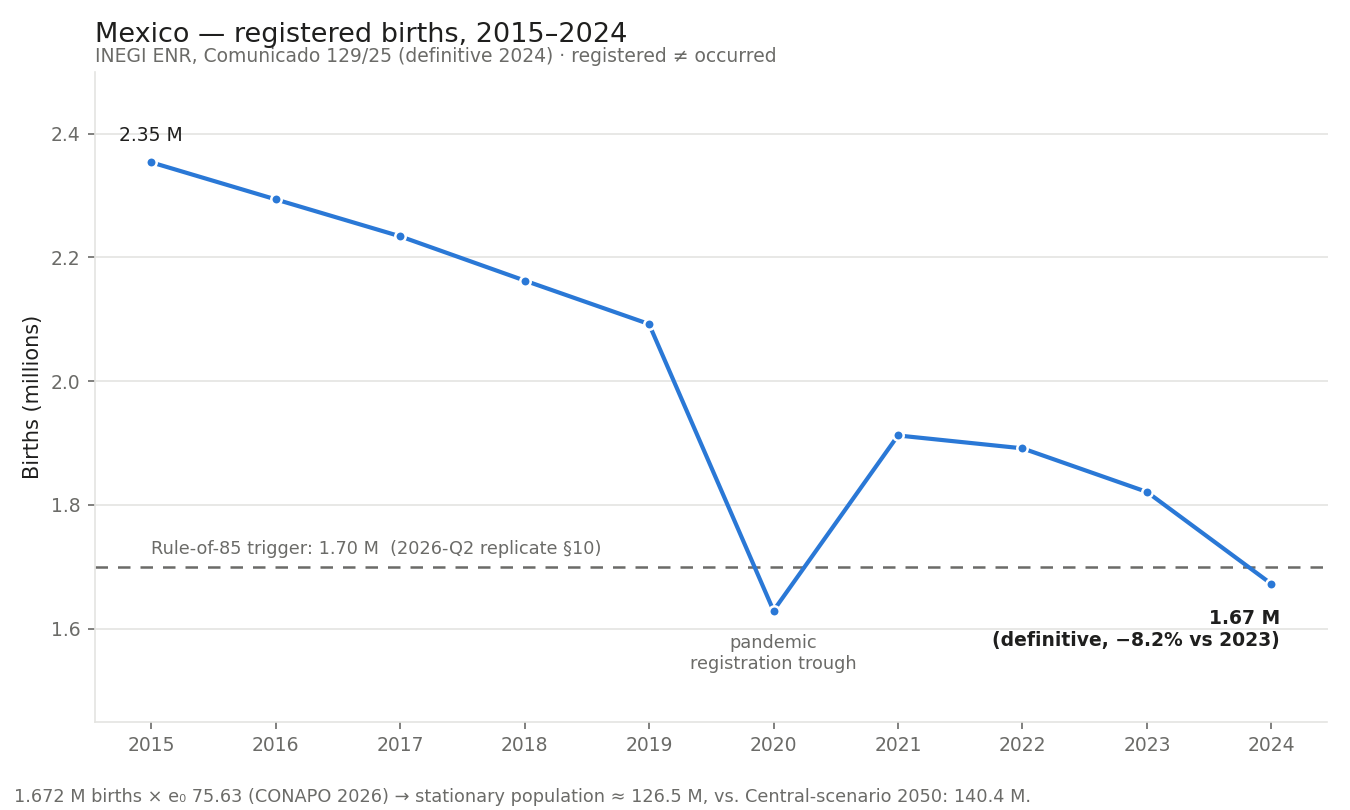

The Python source for this figure:
"""
Mexico registered births, 2015-2024 (ENR definitive) — 2026-Q3 companion plot.

Data: INEGI, Estadistica de Nacimientos Registrados (ENR), series as
published in Comunicado de prensa 129/25 (25 sep 2025), grafica 1.
Registered (not occurred) births; the 2020 trough is dominated by
pandemic registration disruption, and the 2021-2022 rebound includes
late registrations of 2020 births.

The dashed reference line marks the 1.70 M Rule-of-85 trigger set by the
2026-Q2 replicate §10: below it, the long-run stationary population
(births x e0) falls materially under the Central-scenario 2050
projection. The 2024 definitive figure (1.672 M) breached it — the
load-bearing finding of the 2026-Q3 replicate.

Run from the dalila env:
    ~/miniforge3/envs/dalila/bin/python mex_births_registered.py
"""

from pathlib import Path

import matplotlib.pyplot as plt

HERE = Path(__file__).parent
OUT_PNG = HERE / "mex_births_registered.png"

# INEGI ENR, Comunicado 129/25, grafica 1 (registered births)
YEARS = list(range(2015, 2025))
BIRTHS = [
    2_353_596, 2_293_708, 2_234_039, 2_162_535, 2_092_214,
    1_629_211, 1_912_178, 1_891_388, 1_820_888, 1_672_227,
]

TRIGGER_M = 1.70  # Q2 replicate §10 Rule-of-85 sensitivity threshold

SERIES = "#2a78d6"     # single-series blue (light surface)
INK = "#1f1f1e"        # primary text
MUTED = "#6b6b68"      # secondary text / reference elements
GRID = "#e4e4e1"


def main() -> None:
    births_m = [b / 1e6 for b in BIRTHS]

    fig, ax = plt.subplots(figsize=(9, 5.4), dpi=150)

    ax.axhline(TRIGGER_M, color=MUTED, lw=1.2, ls=(0, (5, 4)), zorder=1)
    ax.annotate("Rule-of-85 trigger: 1.70 M  (2026-Q2 replicate §10)",
                xy=(2015.0, TRIGGER_M), xytext=(0, 6),
                textcoords="offset points", color=MUTED, fontsize=8.5)

    ax.plot(YEARS, births_m, color=SERIES, lw=2, zorder=3,
            marker="o", ms=5, mfc=SERIES, mec="white", mew=1.2)

    # Selective direct labels: endpoints + the breach year only.
    ax.annotate(f"{births_m[0]:.2f} M", xy=(YEARS[0], births_m[0]),
                xytext=(0, 10), textcoords="offset points",
                ha="center", color=INK, fontsize=9)
    ax.annotate(f"{births_m[-1]:.2f} M\n(definitive, −8.2% vs 2023)",
                xy=(YEARS[-1], births_m[-1]), xytext=(4, -30),
                textcoords="offset points", ha="right",
                color=INK, fontsize=9, fontweight="bold")
    ax.annotate("pandemic\nregistration trough", xy=(2020, births_m[5]),
                xytext=(0, -28), textcoords="offset points",
                ha="center", color=MUTED, fontsize=8.5)

    ax.set_title("Mexico — registered births, 2015–2024",
                 loc="left", fontsize=13, color=INK, pad=14)
    ax.text(0, 1.015, "INEGI ENR, Comunicado 129/25 (definitive 2024) · registered ≠ occurred",
            transform=ax.transAxes, color=MUTED, fontsize=9)

    ax.set_ylabel("Births (millions)", color=INK, fontsize=10)
    ax.set_xticks(YEARS)
    ax.set_ylim(1.45, 2.5)
    ax.tick_params(colors=MUTED, labelsize=9)
    ax.grid(axis="y", color=GRID, lw=0.8)
    ax.set_axisbelow(True)
    for side in ("top", "right"):
        ax.spines[side].set_visible(False)
    for side in ("left", "bottom"):
        ax.spines[side].set_color(GRID)

    fig.text(0.01, 0.01,
             "1.672 M births × e₀ 75.63 (CONAPO 2026) → stationary population ≈ 126.5 M, "
             "vs. Central-scenario 2050: 140.4 M.",
             color=MUTED, fontsize=8.5)

    fig.tight_layout(rect=(0, 0.04, 1, 1))
    fig.savefig(OUT_PNG, facecolor="white")
    print(f"Wrote {OUT_PNG}")


if __name__ == "__main__":
    main()
